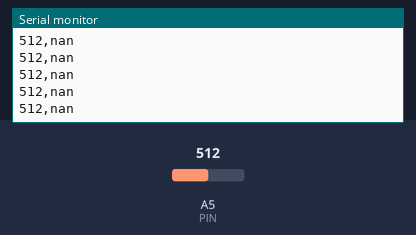
Simulated run of this sketch. Board: Arduino Uno, built with avr-gcc and run on an emulated ATmega328P. On the bench: the last lines printed to the serial monitor. The test bench sets the inputs (shaded band); at power-on: A5 (PIN) = 512.

Above: at 1.2 s.
1.3 s: A5 (PIN) set to 569
At 1.5 s:
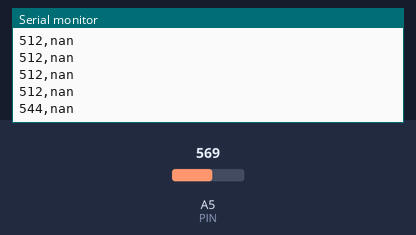
2.8 s: A5 (PIN) set to 586
At 3.8 s:
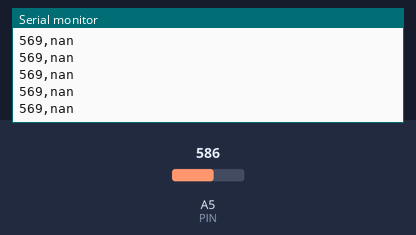
Timing chart, 0 to 5.8 s (numbered marks = the images above; inputs shaded):
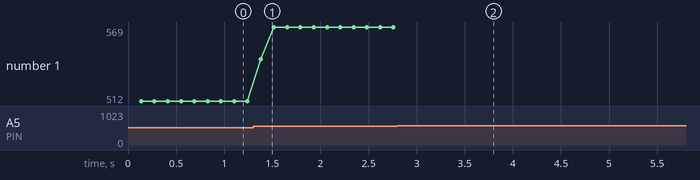

The sketch:

iterated_readings.ino
```cpp
int count;
int num_measurements = 2000;
int measurements_per_group = 100;
double resistance_F = 978;           // ohm, DMM
double source_voltage = 4.85;           // V, usb 3.0
double somma;
double sommaD;
int PIN = A5;
int levels = 1024;
// Resistance parameters
double resistance_offset = 100.0;       // ohm (0°C value)
double linear_param = 3.9083E-3;        // (°C)^(-1)
double quadratic_param = -5.775E-7;     // (°C)^(-2)
// Measurements
int voltage_value;                      // V
double temperature;                     // °C


void printValues(int Dout, double t){

  Serial.print(Dout);
  Serial.print(',');
  Serial.print(t);
  Serial.print('\n');

}

void setup() {
  // put your setup code here, to run once:
  Serial.begin(9600);
  analogReference(DEFAULT);
  count = 0;
  somma = 0.0;
  sommaD = 0.0;
}

void loop() {
  // put your main code here, to run repeatedly:
  if(count < num_measurements){
    voltage_value = analogRead(PIN);
    temperature = - (0.5 * linear_param / quadratic_param) -
      sqrt( 0.25 * linear_param * linear_param / (quadratic_param * quadratic_param) - (1.0 / (resistance_offset * quadratic_param)) * (resistance_offset + resistance_F - resistance_F * ((double)levels / ((double)voltage_value))));
  //printValues(voltage_value, temperature);

    somma += temperature;
    sommaD += (double)voltage_value;
    if((count+1) % measurements_per_group == 0){
      double t = somma / measurements_per_group;
      double d = sommaD / measurements_per_group;
      printValues(d, t);
      somma = 0.0;
      sommaD = 0.0;
    }

    ++count;
    delay(1);
  }
  /*
  else{
    exit(0);
  }*/
}
```

Measured:
- after the input at 1.3 s, the serial monitor: prints a new line after 0.08 s (image 1)
- plotted number 1: 512 → 569 after the input at 1.3 s
